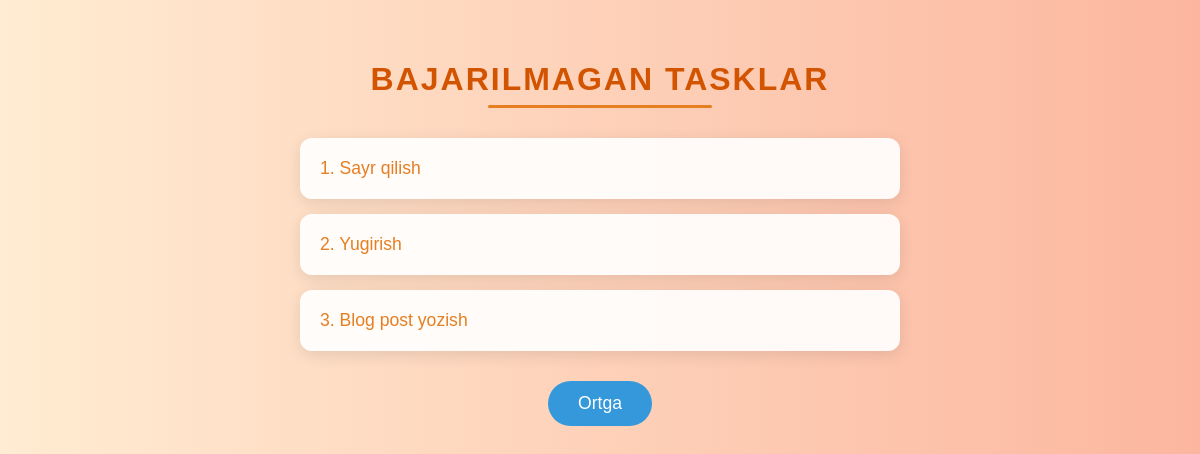
/tasks/not_done/, run on an earlier commit of the app's database.
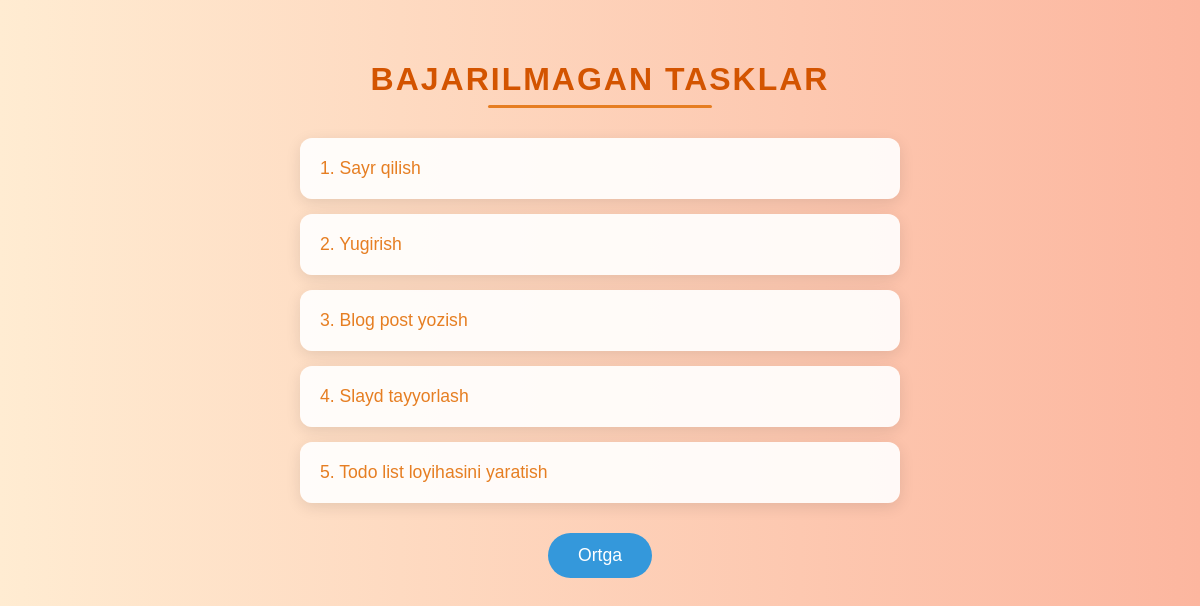
And on a later commit of the database.
### main/models.py (models this page shows, shortened)
class Task(models.Model):
    name = models.CharField(max_length=255)
    date = models.DateField()
    desc = models.TextField()
    done = models.BooleanField(default=False)
    student = models.ForeignKey(Student, on_delete=SET_NULL, null=True)

### main/views.py (the view)
# urls.py: path('tasks/not_done/', not_done, name='not_done'),
def not_done(request):
    task = Task.objects.filter(done = False)
    context = {
        'tasks': task
    }
    return render(request, 'not_done.html', context)

### templates/not_done.html (shortened to what this page needs)
<!DOCTYPE html>
<html lang="en">
<head>
</head>
<body>
<h1>Bajarilmagan Tasklar</h1>
   <ul class="task">
        {% for task in tasks %}
            <li>
                <a class="task-link" href="/tasks/{{task.id}}/">{{ forloop.counter }}. {{ task.name }}</a>
            </li>
        {% endfor %}
    </ul>
<a href="/tasks/"><button>Ortga</button></a>
</body>
</html>

What changed in the data, as far as the page shows it:
added Task: name "Slayd tayyorlash"
added Task: name "Todo list loyihasini yaratish"
